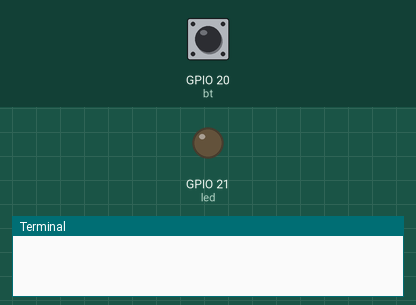
Bench run of a program on a simulated Raspberry Pi (BCM pin numbers). On the bench: output pins drawn as LEDs (lit = HIGH), the last lines printed to the terminal. Inputs (shaded band) come from the test bench; at power-on: GPIO 20 (bt) HIGH.

Above: at 1.2 s.
1.3 s: GPIO 20 (bt) pulled LOW for 0.15 s
At 2.1 s:
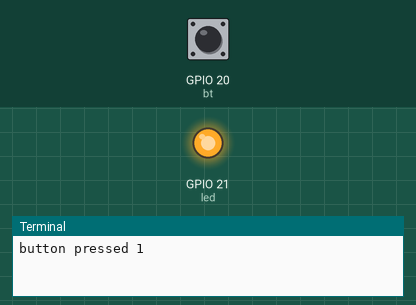
Timing chart, 0 to 4.3 s (numbered marks = the images above; inputs shaded):
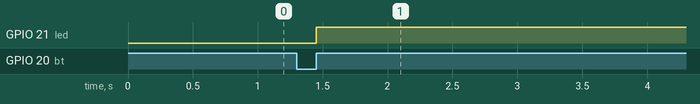

The program:

loop.py
```python
import RPi.GPIO as GPIO
import time

GPIO.setmode(GPIO.BCM)
led = 21  # led由GPIO21控制
bt = 20  # button状态由GPIO20读取
GPIO.setup(led, GPIO.OUT)  # GPIO21设置为输出模式
GPIO.setup(bt, GPIO.IN, pull_up_down=GPIO.PUD_UP)  # GPIO20设置为读入模式
ledStatus = False
n = 1
try:  # 提供退出方法，键盘输入Ctrl+c即可终止循环
    while True:
        time.sleep(0.01)
        if GPIO.input(bt) == GPIO.LOW:  # 读取到按键按下
            time.sleep(0.03)  # 睡0.03秒
            if GPIO.input(bt) == GPIO.HIGH:  # 如果此时读取到按键恢复
                print("button pressed", n)  # 输出语句
                n = n + 1
                ledStatus = not ledStatus  # 逆转ledStatus
                if ledStatus:  # 根据ledStatus设置GPIO21的输出电平，控制led亮灭
                    GPIO.output(led, GPIO.HIGH)
                else:
                    GPIO.output(led, GPIO.LOW)
except KeyboardInterrupt:
    pass
GPIO.cleanup()  # 清除setup的配置
```

Measured:
- after the input at 1.3 s, GPIO 21 (led): LOW → HIGH after 0.15 s
